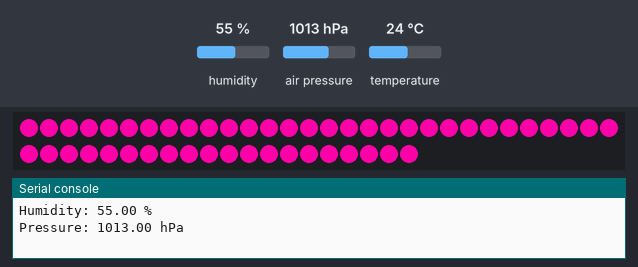
Simulated run of this program. Board: Raspberry Pi Pico running MicroPython. On the bench: 50 RGB LEDs in strip order, left to right, continuing on the next row, the last lines printed to the serial console. The inputs (shaded band) are chosen by the test bench; at power-on: temperature 24 °C, humidity 55 %, air pressure 1013 hPa.

Above: at 1.2 s.
1.3 s: temperature set to 12 °C
At 2.7 s:
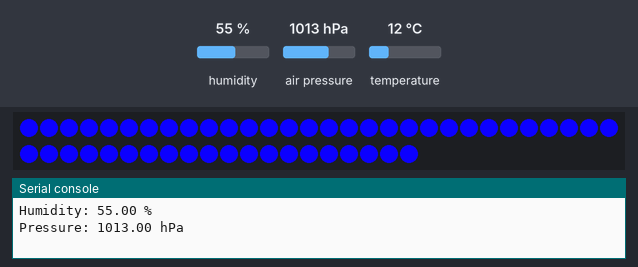
3.0 s: temperature set to 28 °C
At 4.0 s:
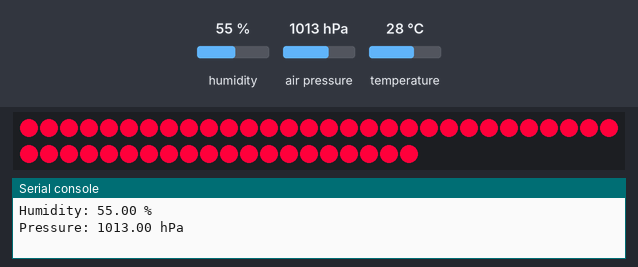
4.5 s: temperature set to 41 °C
At 5.7 s:
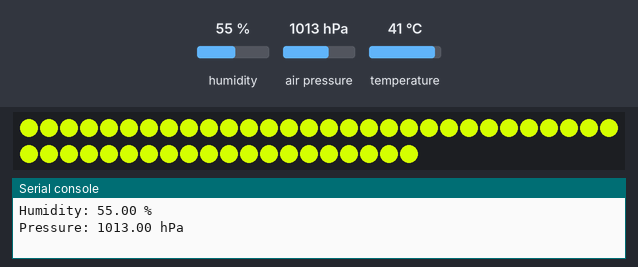
Timing chart, 0 to 7.5 s (numbered marks = the images above; inputs shaded):
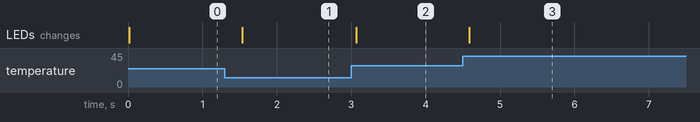

The program:

thermometer_bme280.py
```python
import time

import machine
from breakout_bme280 import BreakoutBME280

import plasma

"""
Reads the temperature from a BME280 breakout...
...and changes the LED strip an appropriate colour.
https://shop.pimoroni.com/products/bme280-breakout
"""

# Set how many LEDs you have
NUM_LEDS = 50

BRIGHTNESS = 1.0

# The range of readings that we want to map to colours
MIN = 10
MAX = 30

# pick what bits of the colour wheel to use (from 0-360°)
# https://www.cssscript.com/demo/hsv-hsl-color-wheel-picker-reinvented/
HUE_START = 230  # blue
HUE_END = 359  # red

# WS2812 / NeoPixel™ LEDs
led_strip = plasma.WS2812(NUM_LEDS, color_order=plasma.COLOR_ORDER_RGB)

# Start updating the LED strip
led_strip.start()

# set up I2C
i2c = machine.I2C()

# set up BME280 breakout
bme = BreakoutBME280(i2c)

while True:
    temperature, pressure, humidity = bme.read()
    print(f"""
Temperature: {temperature:.2f} °C
Humidity: {humidity:.2f} %
Pressure: {pressure / 100:.2f} hPa
     """)

    # calculates a colour
    hue = HUE_START + ((temperature - MIN) * (HUE_END - HUE_START) / (MAX - MIN))

    # set the leds
    for i in range(NUM_LEDS):
        led_strip.set_hsv(i, hue / 360, 1.0, BRIGHTNESS)

    time.sleep(0.5)
```

Measured:
- after the input at 1.3 s, the LEDs: change after 0.23 s (image 1)
- after the input at 3.0 s, the LEDs: change after 0.07 s (image 2)
- after the input at 4.5 s, the LEDs: change after 0.08 s (image 3)
